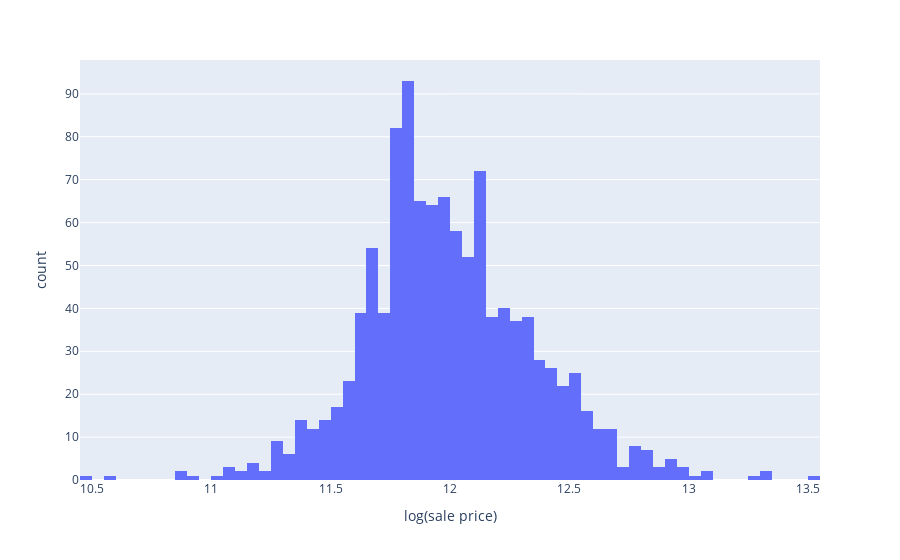

The cell this chart's notebook holds for it:
### Markdown cell above
One option that we explore in pre-processing is log-transforming the response variable. The log-transformed sale price variable is indeed a lot more symmetric (which sometimes can improve prediction performance):

### Code cell
log_saleprice = np.log(ames_train_clean["saleprice"])
px.histogram(x=log_saleprice, labels=dict(x="log(sale price)"))

### Figure 1 — Plotly figure (JSON) as saved in the notebook; plotly's stock layout.template omitted (floating-point values rounded to 4 significant figures; data arrays with more than 128 entries replaced by an {"elided": "..."} marker saying what was removed)
{"data": [{"alignmentgroup": "True", "bingroup": "x", "hovertemplate": "log(sale price)=%{x}<br>count=%{y}<extra></extra>", "legendgroup": "", "marker": {"color": "#636efa", "pattern": {"shape": ""}}, "name": "", "offsetgroup": "", "orientation": "v", "showlegend": false, "type": "histogram", "x": {"elided": "1126 float values"}, "xaxis": "x", "yaxis": "y"}], "layout": {"barmode": "relative", "legend": {"tracegroupgap": 0}, "margin": {"t": 60}, "xaxis": {"anchor": "y", "domain": [0, 1], "title": {"text": "log(sale price)"}}, "yaxis": {"anchor": "x", "domain": [0, 1], "title": {"text": "count"}}}}
